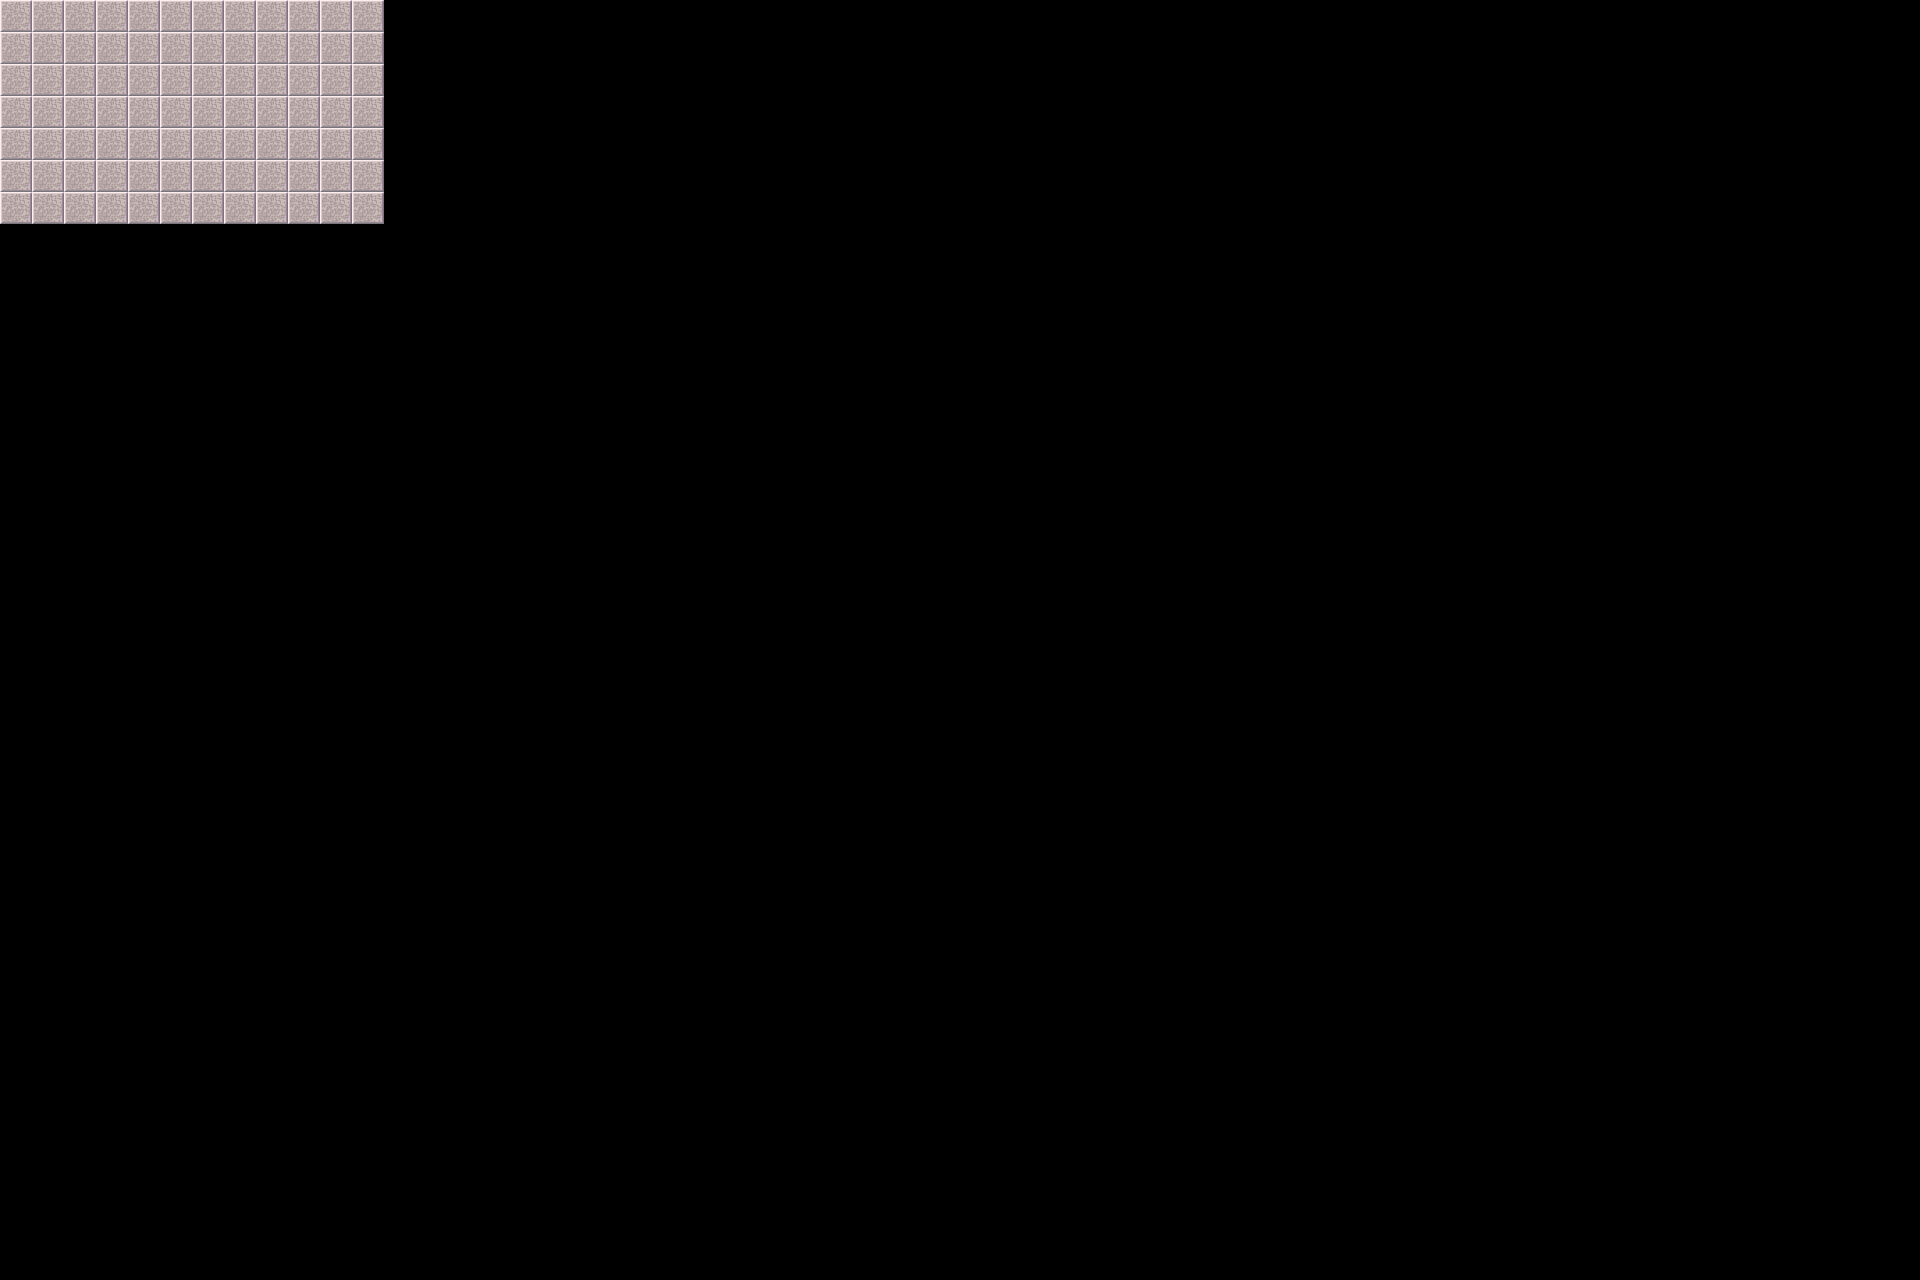

A level layout from a 2D game, rendered from its tile map. Below: a short description, then the map file with its tile-grid data intact:
An orthogonal 60x40 tile map with 32x32 px tiles, 1 tile layer (图块层 1).

<map version="1.10" tiledversion="1.10.1" orientation="orthogonal" renderorder="right-down" width="60" height="40" tilewidth="32" tileheight="32" infinite="0" nextlayerid="2" nextobjectid="1">
 <tileset firstgid="1" source="map1.tsx" />
 <layer id="1" name="图块层 1" width="60" height="40">
  <data encoding="csv">
3,3,3,3,3,3,3,3,3,3,3,3,0,0,0,0,0,0,0,0,0,0,0,0,0,0,0,0,0,0,0,0,0,0,0,0,0,0,0,0,0,0,0,0,0,0,0,0,0,0,0,0,0,0,0,0,0,0,0,0,
3,3,3,3,3,3,3,3,3,3,3,3,0,0,0,0,0,0,0,0,0,0,0,0,0,0,0,0,0,0,0,0,0,0,0,0,0,0,0,0,0,0,0,0,0,0,0,0,0,0,0,0,0,0,0,0,0,0,0,0,
3,3,3,3,3,3,3,3,3,3,3,3,0,0,0,0,0,0,0,0,0,0,0,0,0,0,0,0,0,0,0,0,0,0,0,0,0,0,0,0,0,0,0,0,0,0,0,0,0,0,0,0,0,0,0,0,0,0,0,0,
3,3,3,3,3,3,3,3,3,3,3,3,0,0,0,0,0,0,0,0,0,0,0,0,0,0,0,0,0,0,0,0,0,0,0,0,0,0,0,0,0,0,0,0,0,0,0,0,0,0,0,0,0,0,0,0,0,0,0,0,
3,3,3,3,3,3,3,3,3,3,3,3,0,0,0,0,0,0,0,0,0,0,0,0,0,0,0,0,0,0,0,0,0,0,0,0,0,0,0,0,0,0,0,0,0,0,0,0,0,0,0,0,0,0,0,0,0,0,0,0,
3,3,3,3,3,3,3,3,3,3,3,3,0,0,0,0,0,0,0,0,0,0,0,0,0,0,0,0,0,0,0,0,0,0,0,0,0,0,0,0,0,0,0,0,0,0,0,0,0,0,0,0,0,0,0,0,0,0,0,0,
3,3,3,3,3,3,3,3,3,3,3,3,0,0,0,0,0,0,0,0,0,0,0,0,0,0,0,0,0,0,0,0,0,0,0,0,0,0,0,0,0,0,0,0,0,0,0,0,0,0,0,0,0,0,0,0,0,0,0,0,
0,0,0,0,0,0,0,0,0,0,0,0,0,0,0,0,0,0,0,0,0,0,0,0,0,0,0,0,0,0,0,0,0,0,0,0,0,0,0,0,0,0,0,0,0,0,0,0,0,0,0,0,0,0,0,0,0,0,0,0,
0,0,0,0,0,0,0,0,0,0,0,0,0,0,0,0,0,0,0,0,0,0,0,0,0,0,0,0,0,0,0,0,0,0,0,0,0,0,0,0,0,0,0,0,0,0,0,0,0,0,0,0,0,0,0,0,0,0,0,0,
0,0,0,0,0,0,0,0,0,0,0,0,0,0,0,0,0,0,0,0,0,0,0,0,0,0,0,0,0,0,0,0,0,0,0,0,0,0,0,0,0,0,0,0,0,0,0,0,0,0,0,0,0,0,0,0,0,0,0,0,
0,0,0,0,0,0,0,0,0,0,0,0,0,0,0,0,0,0,0,0,0,0,0,0,0,0,0,0,0,0,0,0,0,0,0,0,0,0,0,0,0,0,0,0,0,0,0,0,0,0,0,0,0,0,0,0,0,0,0,0,
0,0,0,0,0,0,0,0,0,0,0,0,0,0,0,0,0,0,0,0,0,0,0,0,0,0,0,0,0,0,0,0,0,0,0,0,0,0,0,0,0,0,0,0,0,0,0,0,0,0,0,0,0,0,0,0,0,0,0,0,
0,0,0,0,0,0,0,0,0,0,0,0,0,0,0,0,0,0,0,0,0,0,0,0,0,0,0,0,0,0,0,0,0,0,0,0,0,0,0,0,0,0,0,0,0,0,0,0,0,0,0,0,0,0,0,0,0,0,0,0,
0,0,0,0,0,0,0,0,0,0,0,0,0,0,0,0,0,0,0,0,0,0,0,0,0,0,0,0,0,0,0,0,0,0,0,0,0,0,0,0,0,0,0,0,0,0,0,0,0,0,0,0,0,0,0,0,0,0,0,0,
0,0,0,0,0,0,0,0,0,0,0,0,0,0,0,0,0,0,0,0,0,0,0,0,0,0,0,0,0,0,0,0,0,0,0,0,0,0,0,0,0,0,0,0,0,0,0,0,0,0,0,0,0,0,0,0,0,0,0,0,
0,0,0,0,0,0,0,0,0,0,0,0,0,0,0,0,0,0,0,0,0,0,0,0,0,0,0,0,0,0,0,0,0,0,0,0,0,0,0,0,0,0,0,0,0,0,0,0,0,0,0,0,0,0,0,0,0,0,0,0,
0,0,0,0,0,0,0,0,0,0,0,0,0,0,0,0,0,0,0,0,0,0,0,0,0,0,0,0,0,0,0,0,0,0,0,0,0,0,0,0,0,0,0,0,0,0,0,0,0,0,0,0,0,0,0,0,0,0,0,0,
0,0,0,0,0,0,0,0,0,0,0,0,0,0,0,0,0,0,0,0,0,0,0,0,0,0,0,0,0,0,0,0,0,0,0,0,0,0,0,0,0,0,0,0,0,0,0,0,0,0,0,0,0,0,0,0,0,0,0,0,
0,0,0,0,0,0,0,0,0,0,0,0,0,0,0,0,0,0,0,0,0,0,0,0,0,0,0,0,0,0,0,0,0,0,0,0,0,0,0,0,0,0,0,0,0,0,0,0,0,0,0,0,0,0,0,0,0,0,0,0,
0,0,0,0,0,0,0,0,0,0,0,0,0,0,0,0,0,0,0,0,0,0,0,0,0,0,0,0,0,0,0,0,0,0,0,0,0,0,0,0,0,0,0,0,0,0,0,0,0,0,0,0,0,0,0,0,0,0,0,0,
0,0,0,0,0,0,0,0,0,0,0,0,0,0,0,0,0,0,0,0,0,0,0,0,0,0,0,0,0,0,0,0,0,0,0,0,0,0,0,0,0,0,0,0,0,0,0,0,0,0,0,0,0,0,0,0,0,0,0,0,
0,0,0,0,0,0,0,0,0,0,0,0,0,0,0,0,0,0,0,0,0,0,0,0,0,0,0,0,0,0,0,0,0,0,0,0,0,0,0,0,0,0,0,0,0,0,0,0,0,0,0,0,0,0,0,0,0,0,0,0,
0,0,0,0,0,0,0,0,0,0,0,0,0,0,0,0,0,0,0,0,0,0,0,0,0,0,0,0,0,0,0,0,0,0,0,0,0,0,0,0,0,0,0,0,0,0,0,0,0,0,0,0,0,0,0,0,0,0,0,0,
0,0,0,0,0,0,0,0,0,0,0,0,0,0,0,0,0,0,0,0,0,0,0,0,0,0,0,0,0,0,0,0,0,0,0,0,0,0,0,0,0,0,0,0,0,0,0,0,0,0,0,0,0,0,0,0,0,0,0,0,
0,0,0,0,0,0,0,0,0,0,0,0,0,0,0,0,0,0,0,0,0,0,0,0,0,0,0,0,0,0,0,0,0,0,0,0,0,0,0,0,0,0,0,0,0,0,0,0,0,0,0,0,0,0,0,0,0,0,0,0,
0,0,0,0,0,0,0,0,0,0,0,0,0,0,0,0,0,0,0,0,0,0,0,0,0,0,0,0,0,0,0,0,0,0,0,0,0,0,0,0,0,0,0,0,0,0,0,0,0,0,0,0,0,0,0,0,0,0,0,0,
0,0,0,0,0,0,0,0,0,0,0,0,0,0,0,0,0,0,0,0,0,0,0,0,0,0,0,0,0,0,0,0,0,0,0,0,0,0,0,0,0,0,0,0,0,0,0,0,0,0,0,0,0,0,0,0,0,0,0,0,
0,0,0,0,0,0,0,0,0,0,0,0,0,0,0,0,0,0,0,0,0,0,0,0,0,0,0,0,0,0,0,0,0,0,0,0,0,0,0,0,0,0,0,0,0,0,0,0,0,0,0,0,0,0,0,0,0,0,0,0,
0,0,0,0,0,0,0,0,0,0,0,0,0,0,0,0,0,0,0,0,0,0,0,0,0,0,0,0,0,0,0,0,0,0,0,0,0,0,0,0,0,0,0,0,0,0,0,0,0,0,0,0,0,0,0,0,0,0,0,0,
0,0,0,0,0,0,0,0,0,0,0,0,0,0,0,0,0,0,0,0,0,0,0,0,0,0,0,0,0,0,0,0,0,0,0,0,0,0,0,0,0,0,0,0,0,0,0,0,0,0,0,0,0,0,0,0,0,0,0,0,
0,0,0,0,0,0,0,0,0,0,0,0,0,0,0,0,0,0,0,0,0,0,0,0,0,0,0,0,0,0,0,0,0,0,0,0,0,0,0,0,0,0,0,0,0,0,0,0,0,0,0,0,0,0,0,0,0,0,0,0,
0,0,0,0,0,0,0,0,0,0,0,0,0,0,0,0,0,0,0,0,0,0,0,0,0,0,0,0,0,0,0,0,0,0,0,0,0,0,0,0,0,0,0,0,0,0,0,0,0,0,0,0,0,0,0,0,0,0,0,0,
0,0,0,0,0,0,0,0,0,0,0,0,0,0,0,0,0,0,0,0,0,0,0,0,0,0,0,0,0,0,0,0,0,0,0,0,0,0,0,0,0,0,0,0,0,0,0,0,0,0,0,0,0,0,0,0,0,0,0,0,
0,0,0,0,0,0,0,0,0,0,0,0,0,0,0,0,0,0,0,0,0,0,0,0,0,0,0,0,0,0,0,0,0,0,0,0,0,0,0,0,0,0,0,0,0,0,0,0,0,0,0,0,0,0,0,0,0,0,0,0,
0,0,0,0,0,0,0,0,0,0,0,0,0,0,0,0,0,0,0,0,0,0,0,0,0,0,0,0,0,0,0,0,0,0,0,0,0,0,0,0,0,0,0,0,0,0,0,0,0,0,0,0,0,0,0,0,0,0,0,0,
0,0,0,0,0,0,0,0,0,0,0,0,0,0,0,0,0,0,0,0,0,0,0,0,0,0,0,0,0,0,0,0,0,0,0,0,0,0,0,0,0,0,0,0,0,0,0,0,0,0,0,0,0,0,0,0,0,0,0,0,
0,0,0,0,0,0,0,0,0,0,0,0,0,0,0,0,0,0,0,0,0,0,0,0,0,0,0,0,0,0,0,0,0,0,0,0,0,0,0,0,0,0,0,0,0,0,0,0,0,0,0,0,0,0,0,0,0,0,0,0,
0,0,0,0,0,0,0,0,0,0,0,0,0,0,0,0,0,0,0,0,0,0,0,0,0,0,0,0,0,0,0,0,0,0,0,0,0,0,0,0,0,0,0,0,0,0,0,0,0,0,0,0,0,0,0,0,0,0,0,0,
0,0,0,0,0,0,0,0,0,0,0,0,0,0,0,0,0,0,0,0,0,0,0,0,0,0,0,0,0,0,0,0,0,0,0,0,0,0,0,0,0,0,0,0,0,0,0,0,0,0,0,0,0,0,0,0,0,0,0,0,
0,0,0,0,0,0,0,0,0,0,0,0,0,0,0,0,0,0,0,0,0,0,0,0,0,0,0,0,0,0,0,0,0,0,0,0,0,0,0,0,0,0,0,0,0,0,0,0,0,0,0,0,0,0,0,0,0,0,0,0
</data>
 </layer>
</map>
